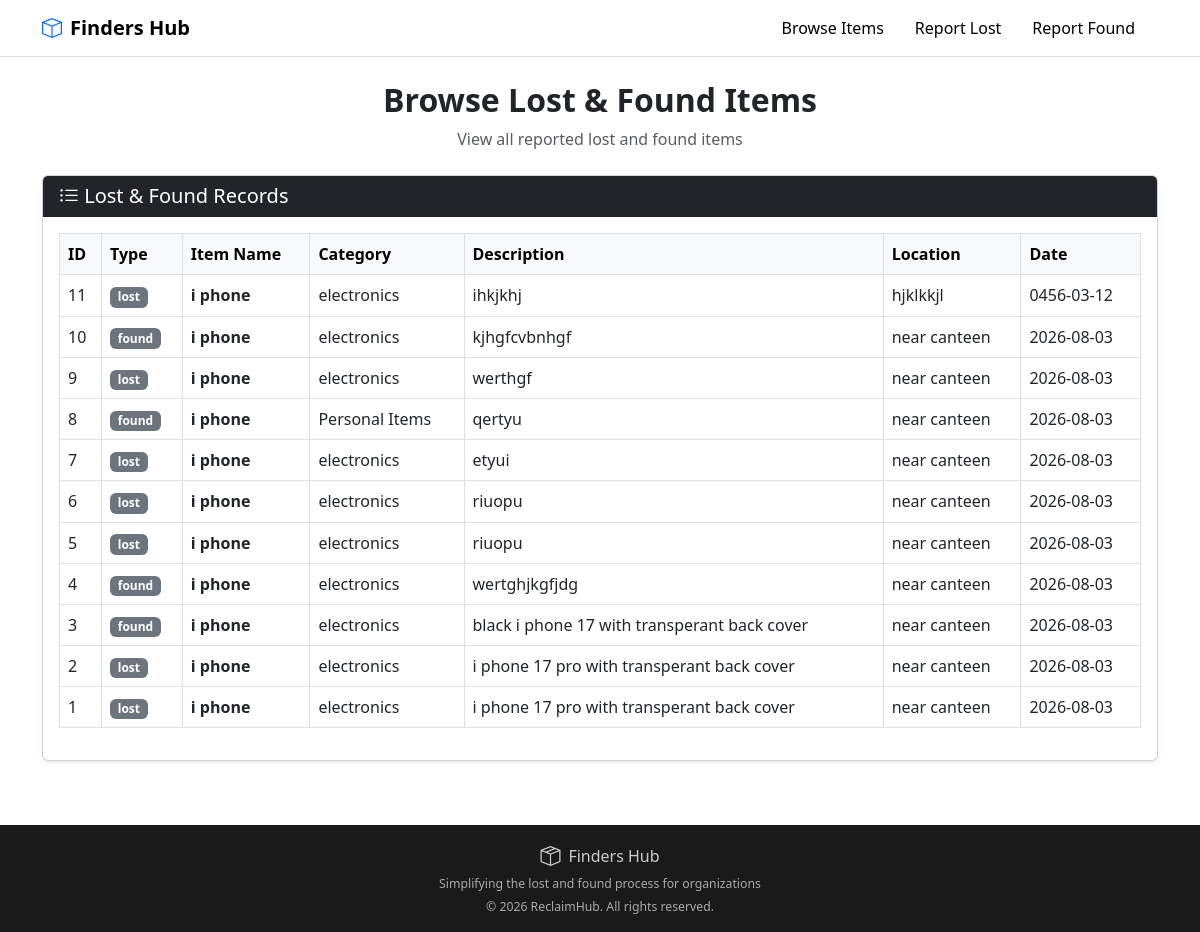
Before: /browse_item with the older database file.
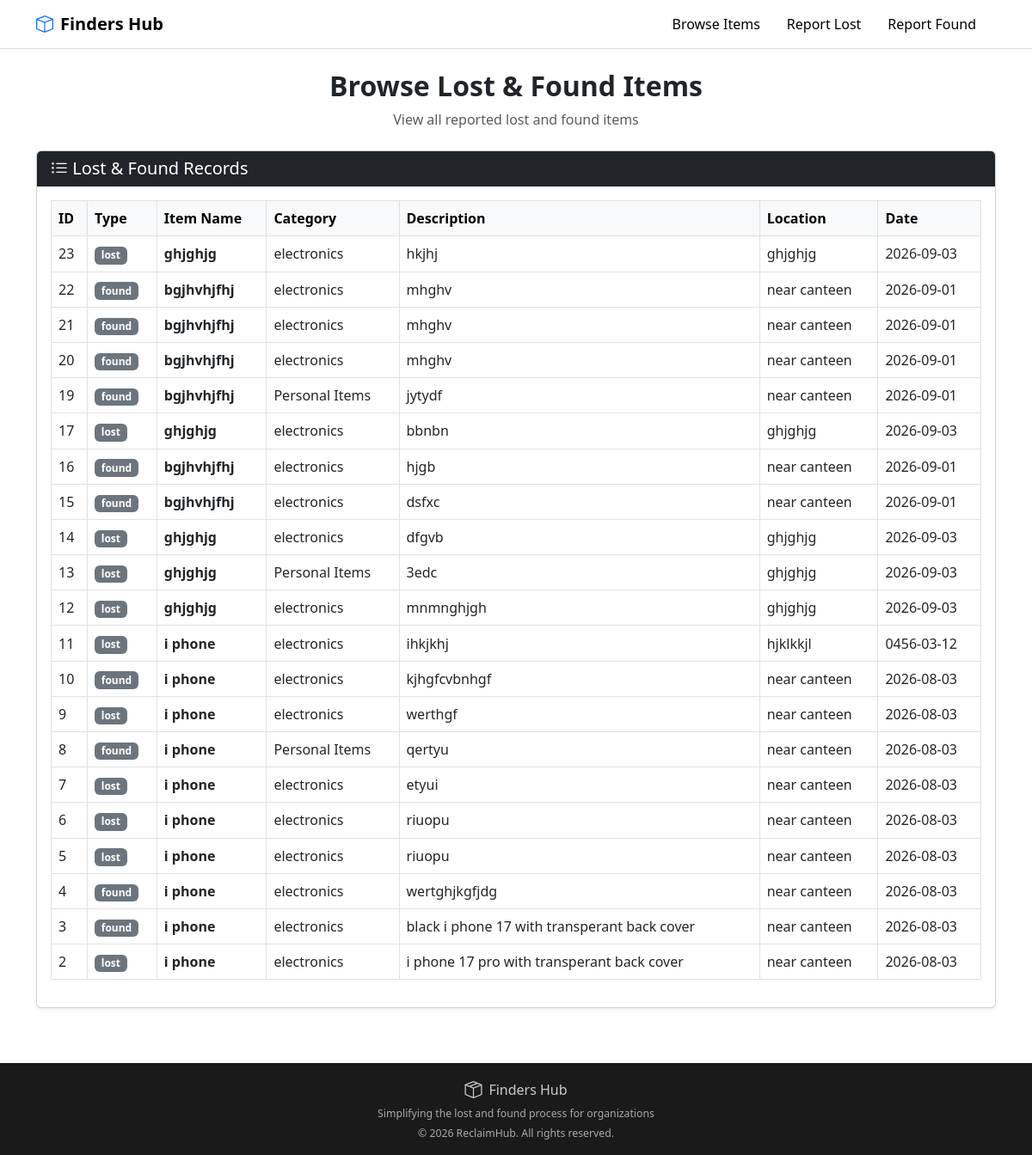
After: the same page with the newer database file.
### tables this page shows
CREATE TABLE posts(id INTEGER PRIMARY KEY AUTOINCREMENT,user_id INTEGER,post_type TEXT NOT NULL,item_name TEXT NOT NULL,description TEXT,category TEXT,location TEXT,date TEXT,contact TEXT,created_at TIMESTAMP DEFAULT CURRENT_TIMESTAMP, status TEXT default 'pending',FOREIGN KEY (user_id) REFERENCES student(id));

### app.py (the view)
@app.route('/browse_item')
def browse_item():
    conn = sqlite3.connect('mywebsite.db')
    conn.row_factory = sqlite3.Row
    cursor = conn.cursor()
    cursor.execute("""
            SELECT *
            FROM posts
            ORDER BY id DESC
        """)
    records = cursor.fetchall()
    conn.close()
    return render_template("browse_item.html", records=records,is_admin=(session.get("role") == "admin"))

### templates/browse_item.html (shortened to what this page needs)
<!DOCTYPE html>
<html lang="en">
<head>
    <link href="https://cdn.jsdelivr.net/npm/bootstrap@5.3.0/dist/css/bootstrap.min.css" rel="stylesheet">
    <link href="https://cdn.jsdelivr.net/npm/bootstrap-icons@1.10.5/font/bootstrap-icons.css" rel="stylesheet">
    <link rel="stylesheet" href="{{url_for('static',filename='css/nav.css')}}">
    <link rel="stylesheet" href="{{ url_for('static', filename='css/foot.css') }}">
</head>
<body>
    {% include 'nav.html' %}
    <div class="container py-4">
    <div class="text-center mb-4">
        <h2 class="fw-bold">
            Browse Lost & Found Items
        </h2>
        <p class="text-muted">
            View all reported lost and found items
        </p>
    </div>
    <div class="card shadow-sm">
        <div class="card-header bg-dark text-white">
            <h5 class="mb-0">
                <i class="bi bi-list-ul"></i>
                Lost & Found Records
            </h5>
        </div>
        <div class="card-body">
            {% if records %}
            <div class="table-responsive">
                <table class="table table-hover table-bordered align-middle">
                    <thead class="table-light">
                        <tr>
                            <th>ID</th>
                            <th>Type</th>
                            <th>Item Name</th>
                            <th>Category</th>
                            <th>Description</th>
                            <th>Location</th>
                            <th>Date</th>
                        </tr>
                    </thead>
                    <tbody>
                        {% for item in records %}
                        <tr>
                            <td>
                                {{ item['id'] }}
                            </td>
                            <td>
                                {% if item['post_type'] == 'Lost' %}
                                    <span class="badge bg-danger">
                                        Lost
                                    </span>
                                {% elif item['post_type'] == 'Found' %}
                                    <span class="badge bg-success">
                                        Found
                                    </span>
                                {% else %}
                                    <span class="badge bg-secondary">
                                        {{ item['post_type'] }}
                                    </span>
                                {% endif %}
                            </td>
                            <td>
                                <strong>
                                    {{ item['item_name'] }}
                                </strong>
                            </td>
                            <td>
                                {{ item['category'] }}
                            </td>
                            <td>
                                {{ item['description'] }}
                            </td>
                            <td>
                                {{ item['location'] }}
                            </td>
                            <td>
                                {{ item['date'] }}
                            </td>
                        </tr>
                        {% endfor %}
                    </tbody>
                </table>
            </div>
            {% else %}
                <div class="alert alert-info text-center">
                    No Lost & Found records available.
                </div>
            {% endif %}
        </div>
    </div>
    </div>
    {% include 'foot.html' %}
</body>
</html>

### templates/nav.html (shortened to what this page needs)
<nav class="navbar navbar-expand-lg custom-navbar">
    <div class="container">
        <a class="navbar-brand d-flex align-items-center" href="/dashboard">
            <i class="bi bi-box text-primary me-2"></i>
                Finders Hub
        </a>
        <div class="collapse navbar-collapse justify-content-end" id="navbarNav">
            <ul class="navbar-nav align-items-center">
                <li class="nav-item">
                    <a class="nav-link" href="/browse_item">Browse Items</a>
                </li>
                <li class="nav-item">
                    <a class="nav-link" href="/report_lost">Report Lost</a>
                </li>
                <li class="nav-item">
                    <a class="nav-link" href="/report_found">Report Found</a>
                </li>
            </ul>
        </div>
    </div>
</nav>

### templates/foot.html
<footer class="footer-custom py-3">
    <div class="container text-center">
        <div class="d-flex justify-content-center align-items-center mb-1">
            <i class="bi bi-box-seam fs-5 me-2"></i>
            <h6 class="mb-0">Finders Hub</h6>
        </div>
        <p class="mb-1 small">
            Simplifying the lost and found process for organizations
        </p>
        <p class="mb-0 small">
            © 2026 ReclaimHub. All rights reserved.
        </p>
    </div>
</footer>

### static/css/nav.css (style rules this page uses)
.custom-navbar { background-color: #ffffff; border-bottom: 1px solid #ddd; }
.navbar-brand { color: #000; font-weight: 600; }
.nav-link { color: #000; margin-right: 15px; }

### static/css/foot.css (style rules this page uses)
.footer-custom { background-color: #1a1a1a; color: #ccc; font-size: 14px; margin-top: 40px; }
.footer-custom p { color: #aaa; margin: 0; }
.footer-custom h6 { font-weight: 500; }

Changed rows visible on the page:
removed posts: id "1", post_type "lost", item_name "i phone", category "electronics", description "i phone 17 pro with transperant back cover", location "near canteen", date "2026-08-03"
added posts: id "23", post_type "lost", item_name "ghjghjg", category "electronics", description "hkjhj", location "ghjghjg", date "2026-09-03"
added posts: id "22", post_type "found", item_name "bgjhvhjfhj", category "electronics", description "mhghv", location "near canteen", date "2026-09-01"
added posts: id "21", post_type "found", item_name "bgjhvhjfhj", category "electronics", description "mhghv", location "near canteen", date "2026-09-01"
added posts: id "20", post_type "found", item_name "bgjhvhjfhj", category "electronics", description "mhghv", location "near canteen", date "2026-09-01"
added posts: id "19", post_type "found", item_name "bgjhvhjfhj", category "Personal Items", description "jytydf", location "near canteen", date "2026-09-01"
added posts: id "17", post_type "lost", item_name "ghjghjg", category "electronics", description "bbnbn", location "ghjghjg", date "2026-09-03"
added posts: id "16", post_type "found", item_name "bgjhvhjfhj", category "electronics", description "hjgb", location "near canteen", date "2026-09-01"
added posts: id "15", post_type "found", item_name "bgjhvhjfhj", category "electronics", description "dsfxc", location "near canteen", date "2026-09-01"
added posts: id "14", post_type "lost", item_name "ghjghjg", category "electronics", description "dfgvb", location "ghjghjg", date "2026-09-03"
added posts: id "13", post_type "lost", item_name "ghjghjg", category "Personal Items", description "3edc", location "ghjghjg", date "2026-09-03"
added posts: id "12", post_type "lost", item_name "ghjghjg", category "electronics", description "mnmnghjgh", location "ghjghjg", date "2026-09-03"
